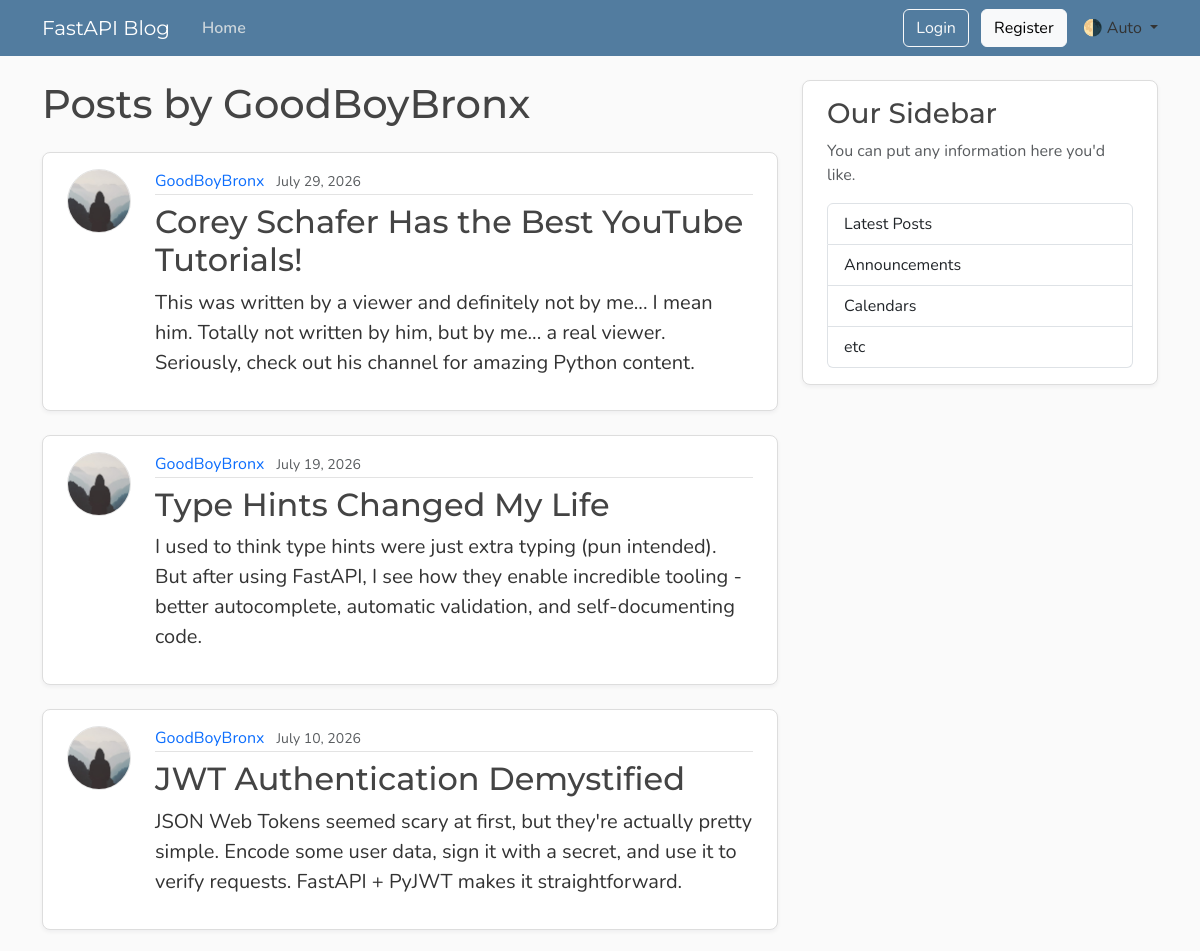
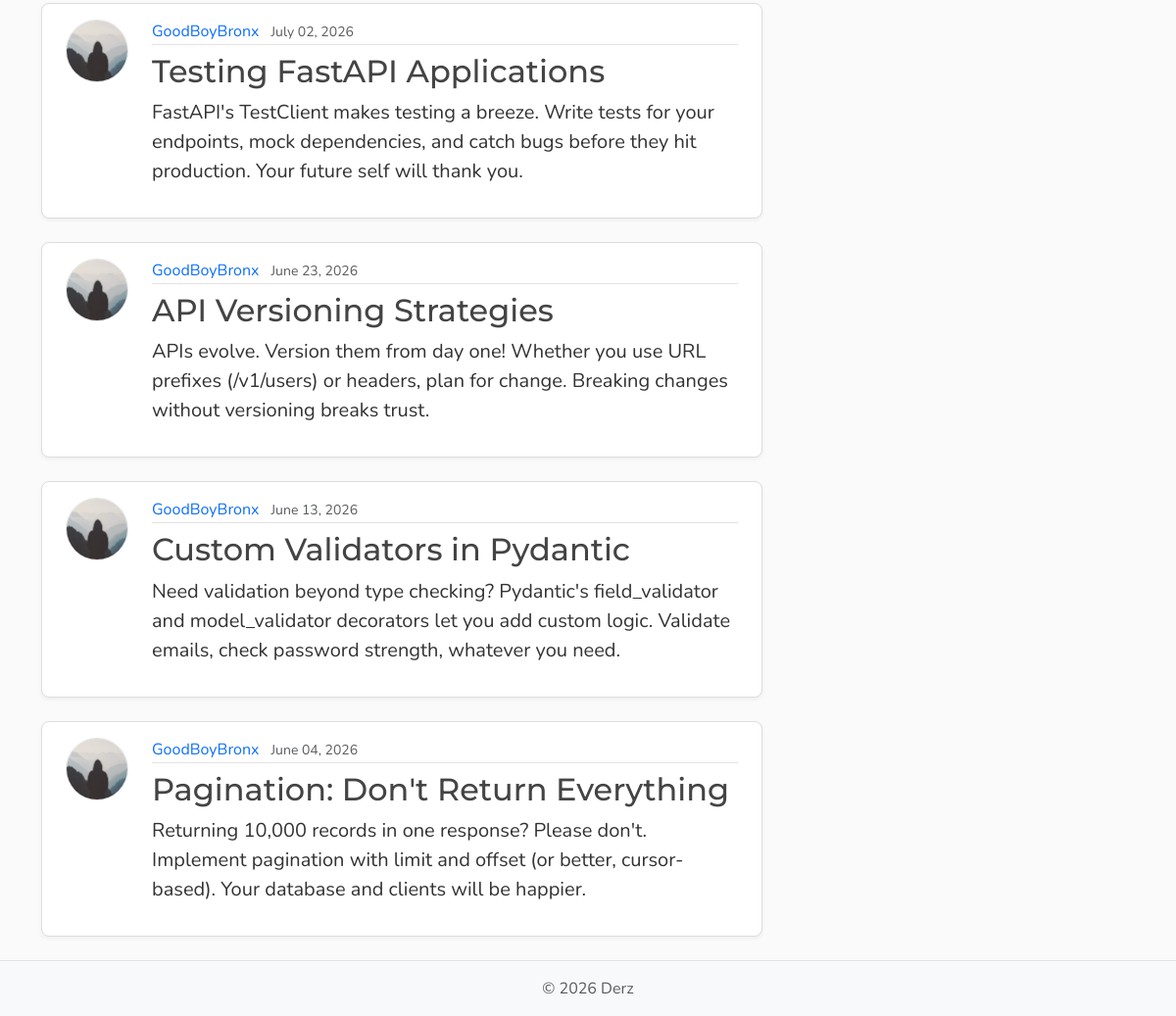
Page /users/6/posts on the committed database (2 pictures, top to bottom).
### models.py (models this page shows, shortened)
class User(Base) :
    __tablename__ = "users"
    id : Mapped[int] = mapped_column(Integer,primary_key=True, index=True)
    username : Mapped[str] = mapped_column(String(50),nullable=False, unique=True)
    email : Mapped[str] = mapped_column(String(120), nullable=False, unique=True)
    password_hash : Mapped[str] = mapped_column(String(200),nullable=False)    # Added Password Hash , Note that we should never add passwords to the database and only add password hashes
    image_file : Mapped[str | None] = mapped_column(String(200), nullable=True,default=None)
    posts : Mapped[list[Post]] = relationship(back_populates="author", cascade='all, delete-orphan')

class Post(Base):
    __tablename__ = "posts"
    id : Mapped[int] = mapped_column(Integer,primary_key=True, index=True)
    title : Mapped[str] = mapped_column(String, nullable=False)
    content : Mapped[str] = mapped_column(Text, nullable=False)
    user_id : Mapped[int] = mapped_column(ForeignKey("users.id"), nullable=False, index= True)
    date_posted : Mapped[datetime] = mapped_column(DateTime(timezone=True), default=lambda : datetime.now(UTC))
    author : Mapped[User] = relationship(back_populates="posts")

### main.py (the view)
@app.get('/users/{user_id}/posts',include_in_schema=False,name='user_posts')
async def get_user_posts_page(request : Request, user_id : int, db: Annotated[AsyncSession, Depends(get_db_session)]):
    result = await db.execute(select(models.User).where(models.User.id == user_id))
    existing_user = result.scalars().first()
    if not existing_user:
        raise FastapiHttpException(status_code=status.HTTP_404_NOT_FOUND, detail='User not found')
    result = await db.execute(select(models.Post).options(selectinload(models.Post.author)).where(models.Post.user_id == existing_user.id).order_by (models.Post.date_posted.desc()))
    posts = result.scalars().all()
    return template.TemplateResponse(request,"users_posts_finished.html",{'posts' : posts, "user" : existing_user, "title" :f'{existing_user.username} posts'})

### templates/users_posts_finished.html
{% extends "layout_finished.html" %}
{% block content %}
  <h1 class="mb-4">Posts by {{ user.username }}</h1>
  {% for post in posts %}
    <article class="content-section py-3 px-4 mb-4">
      <div class="d-flex align-items-start gap-4">
        <img class="rounded-circle article-img flex-shrink-0"
             src="{{ post.author.image_path }}"
             alt="{{ post.author.username }}'s profile picture"
             width="64"
             height="64"
             loading="lazy">
        <div class="flex-grow-1">
          <div class="article-metadata mb-2">
            <a class="me-2"
               href="{{ url_for('user_posts', user_id=post.author.id) }}">{{ post.author.username }}</a>
            <small class="text-body-secondary">{{ post.date_posted.strftime("%B %d, %Y") }}</small>
          </div>
          <h2>
            <a class="article-title"
               href="{{ url_for('post_page', post_id=post.id) }}">{{ post.title }}</a>
          </h2>
          <p class="article-content">{{ post.content }}</p>
        </div>
      </div>
    </article>
  {% else %}
    <p class="text-body-secondary">No posts by this user yet.</p>
  {% endfor %}
{% endblock content %}

### static/css/main.css (style rules this page uses)
:root { --font-heading: "Montserrat", system-ui, -apple-system, BlinkMacSystemFont, sans-serif; --font-body: "Nunito", system-ui, -apple-system, BlinkMacSystemFont, sans-serif; --color-bg-body: #fafafa; --color-bg-content: #ffffff; --color-text-primary: #333333; --color-text-heading: #444444; --color-steel: #527c9f; --color-nav-link: #cbd5db; --color-nav-link-hover: #ffffff; --color-link-hover: #428bca; --color-border: #dddddd; --color-border-light: #e3e3e3; --spacing-xl: 5rem; --article-img-size: 4rem; --account-img-size: 7.813rem; }
body { font-family: var(--font-body); background: var(--color-bg-body); color: var(--color-text-primary); }
h1, h2, h3, h4, h5, h6 { font-family: var(--font-heading); color: var(--color-text-heading); }
a { text-decoration: none; }
.content-section { background: var(--color-bg-content); border: 1px solid var(--color-border); border-radius: 0.5rem; box-shadow: 0 2px 4px rgba(15, 23, 42, 0.05); transition: box-shadow 0.15s ease, transform 0.15s ease, border-color 0.15s ease; }
.article-title { color: var(--color-text-heading); transition: color 0.2s ease-in-out; }
.article-content { white-space: pre-line; font-size: 1.25rem; }
.article-img { height: var(--article-img-size); width: var(--article-img-size); flex-shrink: 0; object-fit: cover; border: 1px solid var(--color-border-light); box-shadow: 0 0 0 2px var(--color-bg-content); }
.article-metadata { padding-bottom: 0.063rem; border-bottom: 1px solid var(--color-border-light); }
.article-metadata a { transition: color 0.2s ease-in-out; }

### rows in the picture
User: username "GoodBoyBronx"
Post: author.username "GoodBoyBronx", date_posted "July 29, 2026", title "Corey Schafer Has the Best YouTube Tutorials!", content "This was written by a viewer and definitely not by me... I mean him. Totally not written by him, but by me... a real viewer. Seriously, check out his channel for amazing Python content."
Post: author.username "GoodBoyBronx", date_posted "July 19, 2026", title "Type Hints Changed My Life", content "I used to think type hints were just extra typing (pun intended). But after using FastAPI, I see how they enable incredible tooling - better autocomplete, automatic validation, and self-documenting code."
Post: author.username "GoodBoyBronx", date_posted "July 10, 2026", title "JWT Authentication Demystified", content "JSON Web Tokens seemed scary at first, but they're actually pretty simple. Encode some user data, sign it with a secret, and use it to verify requests. FastAPI + PyJWT makes it straightforward."
Post: author.username "GoodBoyBronx", date_posted "July 02, 2026", title "Testing FastAPI Applications", content "FastAPI's TestClient makes testing a breeze. Write tests for your endpoints, mock dependencies, and catch bugs before they hit production. Your future self will thank you."
Post: author.username "GoodBoyBronx", date_posted "June 23, 2026", title "API Versioning Strategies", content "APIs evolve. Version them from day one! Whether you use URL prefixes (/v1/users) or headers, plan for change. Breaking changes without versioning breaks trust."
Post: author.username "GoodBoyBronx", date_posted "June 13, 2026", title "Custom Validators in Pydantic", content "Need validation beyond type checking? Pydantic's field_validator and model_validator decorators let you add custom logic. Validate emails, check password strength, whatever you need."
Post: author.username "GoodBoyBronx", date_posted "June 04, 2026", title "Pagination: Don't Return Everything", content "Returning 10,000 records in one response? Please don't. Implement pagination with limit and offset (or better, cursor-based). Your database and clients will be happier."
